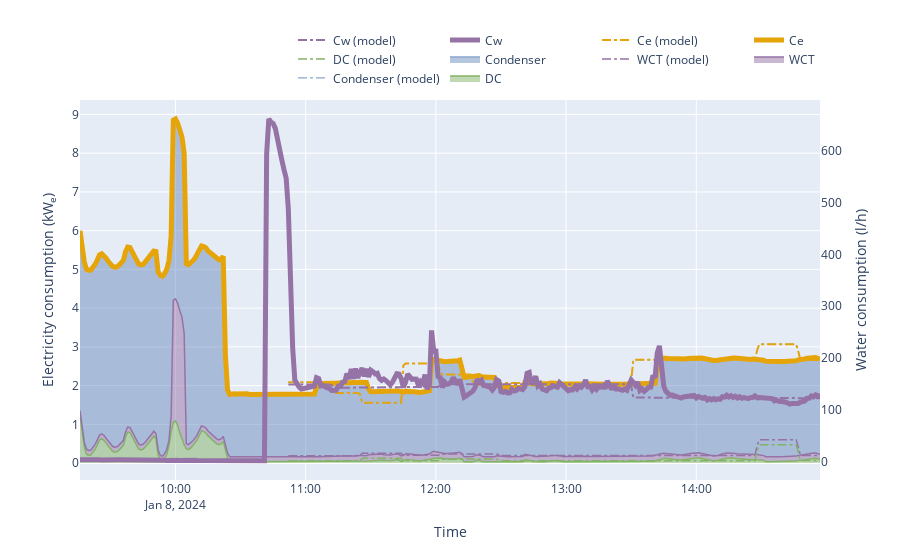

Notebook source saved alongside this figure:
### Markdown cell above
## Evolución temporal de consumos
Comparación de los consumos de consumos entre la evolución de la serie temporal y los estimados por el modelo

### Code cell
from solhycool_visualizations import costs_plot

fig = costs_plot(df)

fig.show()

### Figure 1 — Plotly figure (JSON) as saved in the notebook; plotly's stock layout.template omitted (floating-point values rounded to 4 significant figures; data arrays with more than 128 entries replaced by an {"elided": "..."} marker saying what was removed)
{"data": [{"hoverinfo": "x+y", "line": {"color": "#83b366", "width": 1.5}, "mode": "lines", "name": "DC", "stackgroup": "Ce", "x": {"elided": "342 str values"}, "y": {"elided": "342 float values"}, "type": "scatter"}, {"line": {"color": "#6c8ebf", "dash": "dashdot", "width": 1}, "mode": "lines", "name": "Condenser (model)", "x": {"elided": "342 str values"}, "y": {"elided": "342 float values"}, "type": "scatter"}, {"hoverinfo": "x+y", "line": {"color": "#9573a6", "width": 1.5}, "mode": "lines", "name": "WCT", "stackgroup": "Ce", "x": {"elided": "342 str values"}, "y": {"elided": "342 float values"}, "type": "scatter"}, {"line": {"color": "#9573a6", "dash": "dashdot", "width": 1.5}, "mode": "lines", "name": "WCT (model)", "x": {"elided": "342 str values"}, "y": {"elided": "342 float values"}, "type": "scatter"}, {"hoverinfo": "x+y", "line": {"color": "#6c8ebf", "width": 1}, "mode": "lines", "name": "Condenser", "stackgroup": "Ce", "x": {"elided": "342 str values"}, "y": {"elided": "342 float values"}, "type": "scatter"}, {"line": {"color": "#83b366", "dash": "dashdot", "width": 1.5}, "mode": "lines", "name": "DC (model)", "x": {"elided": "342 str values"}, "y": {"elided": "342 float values"}, "type": "scatter"}, {"line": {"color": "#e5a50a", "width": 5}, "mode": "lines", "name": "Ce", "x": {"elided": "342 str values"}, "y": {"elided": "342 float values"}, "type": "scatter"}, {"line": {"color": "#e5a50a", "dash": "dashdot", "width": 2}, "mode": "lines", "name": "Ce (model)", "x": {"elided": "342 str values"}, "y": {"elided": "342 float values"}, "type": "scatter"}, {"line": {"color": "#9573a6", "width": 5}, "mode": "lines", "name": "Cw", "x": {"elided": "342 str values"}, "y": {"elided": "342 float values"}, "yaxis": "y2", "type": "scatter"}, {"line": {"color": "#9573a6", "dash": "dashdot", "width": 2}, "mode": "lines", "name": "Cw (model)", "x": {"elided": "342 str values"}, "y": {"elided": "342 float values"}, "yaxis": "y2", "type": "scatter"}], "layout": {"yaxis2": {"title": {"text": "Water consumption (l/h)"}, "showgrid": false, "zeroline": false, "overlaying": "y", "side": "right"}, "legend": {"orientation": "h", "yanchor": "bottom", "y": 1.02, "xanchor": "right", "x": 1, "bgcolor": "rgba(0,0,0,0)"}, "xaxis": {"title": {"text": "Time"}}, "yaxis": {"title": {"text": "Electricity consumption (kW<sub>e</sub>)"}}}}
